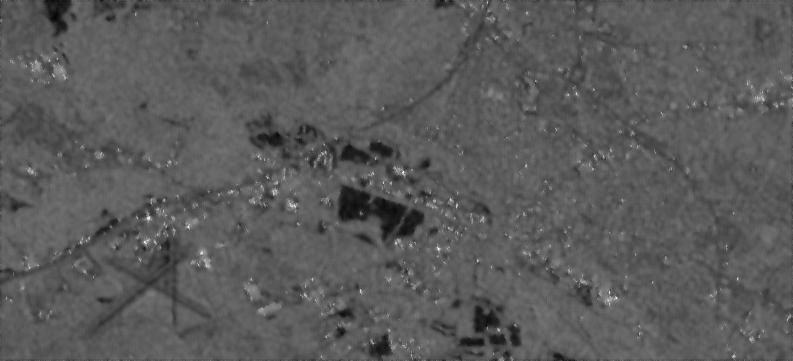
#> input picture Week Wise progress/Week 2/Codes/input.tif, 793 x 361 px
$ jupyter execute New_attempt.ipynb   (shell and % lines are left out)
#> lines starting #> are read from the running program, lines starting #| are printed output that depends on the picture
[cell 1]
import numpy as np
from PIL import Image
import os
import cv2
import cv2
from matplotlib import pyplot as plt

[cell 2]
from matplotlib.pyplot import figure
from PIL import Image


input_image = Image.open("input.tif") #load an image file
#> input_image is the input picture: PIL image 793x361 F; min -26.47, max 30.45, mean -6.2
input = np.array(input_image)
figure(figsize=(10,10), dpi=100)
plt.imshow(input)
plt.show()

Defining Kernel for Morphology operations

[cell 3]
# Let's define our kernel size
kernel = np.ones((3,3), np.uint8)

# Erosion

[cell 4]
erosion = cv2.erode(input, kernel, iterations = 1)
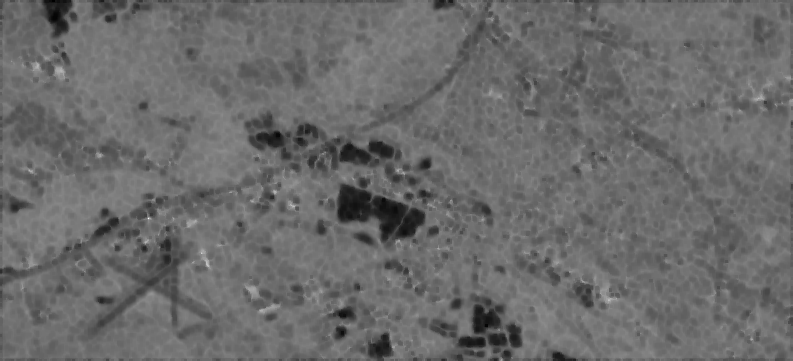
#> erosion: shape (361, 793) float32; min -26.47, max 19.04, mean -7.36; drawn with min black and max white

# plt.subplot(3, 2, 2)
figure(figsize = (10,10),dpi=100)
plt.title("Erosion")
plt.imshow(erosion)

# Diltation

[cell 5]
dilation = cv2.dilate(input, kernel, iterations = 1)
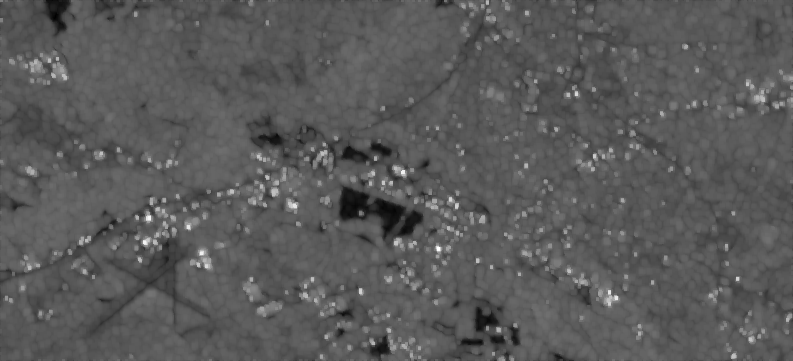
#> dilation: shape (361, 793) float32; min -24.22, max 30.45, mean -4.9; drawn with min black and max white
# plt.subplot(3, 2, 3)
figure(figsize=(10,10),dpi=100),
plt.title("Dilation")
plt.imshow(dilation)

[cell 6]
# Let's define our kernel size
# kernel = np.ones((5,5), np.uint8)

# Opening (for removing noise)

[cell 7]
# Opening - Good for removing noise
opening = cv2.morphologyEx(input, cv2.MORPH_OPEN, kernel)
# plt.subplot(3, 2, 4)
figure(figsize = (10,10),dpi=100)
plt.title("Opening")
plt.imshow(opening)

# Closing (removing noise)

[cell 8]
# Closing - Good for removing noise
closing = cv2.morphologyEx(input, cv2.MORPH_CLOSE, kernel)
# plt.subplot(3, 2, 5)
figure(figsize=(10,10),dpi=100)
plt.title("Closing")
plt.imshow(closing)
